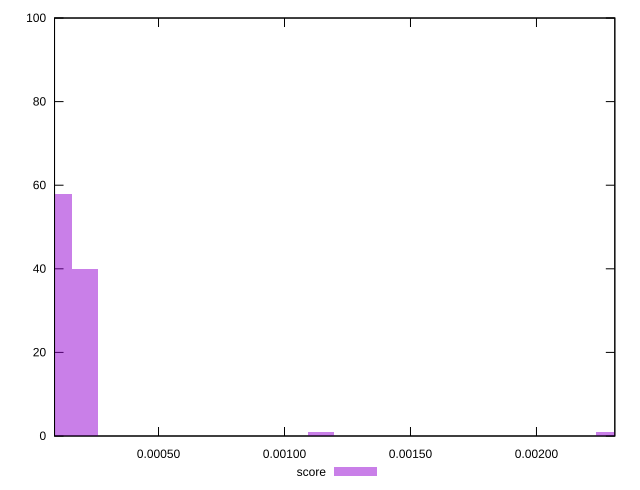

Write the gnuplot code that produced this figure.
reset

$score <<EOF
0.0011447416252641316 1
0.002289483250528263 1
0.00020813484095711483 40
0.00010406742047855741 58
EOF

set key outside below
set boxwidth 0.00010406742047855741
set xrange [0.0000872974611407229:0.002311003265440925]
set yrange [0:100]
set trange [0:100]
set style fill transparent solid 0.5 noborder
set terminal svg size 640, 490 enhanced background rgb 'white'
set output "report_00008_2021-01-22T20:58:29.167/largest-contentful-paint/samples/pages+cached/score/histogram.svg"

plot $score title "score" with boxes

reset
